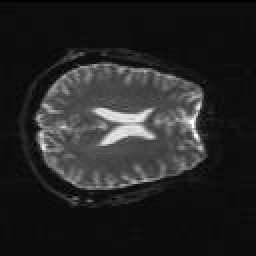
%> input picture 模糊聚类program/KFCM/27.jpg, 128 x 128 px (shown 2 times larger)
$ octave KFCM.m   (GNU Octave 9; MATLAB toolbox functions it lacks are replaced by stand-ins)
%> lines starting %> are read from the running program, lines starting %| are printed output that depends on the picture; long printed decimals are rounded
### 模糊聚类program/KFCM/KFCM_S.m
function [ center, U, obj_fcn ] = KFCM_S(data, data1, cluster_n, alfa, options)
%UNTITLED2 此处显示有关此函数的摘要
%   此处显示详细说明
%   输入
%data           ------nm矩阵，n个样本，每个样本具有m维特征值
%data1          ------nm矩阵，表示均值或者中值，均值为FCM_S1算法，中值为FCM_S2算法
%N_cluster      ------标量，表示聚合中心数目，类别数
%alfa           ------punishment factor
%options        ------4*1矩阵，
%               ------options(1)：隶属度矩阵U的指数，>1   ，缺省值2
%               ------options(2): 自大迭代次数            ，缺省值100
%               ------options(3): 隶属度最小变化量，迭代终止条件，缺省值1e-5
%               ------options(4): 每次迭代是否输出信息标志  ，缺省值1
%输出
%center         -------聚类中心
%U              -------隶属度矩阵
%obj_fcn        -------目标函数值
if nargin ~=4 & nargin~=5   %判断参数个数是4个还是5个
    error('Too many or too few input arguments');
end

data_n=size(data,1);   %表示样本个数
in_n=size(data,2);     %表示特征值长度
%默认操作参数
default_options=[2,100,1e-5,1];
if nargin == 4,
    options=default_options;
else       %分析有option做参数时候的情况
    if length(options)<4,
        tmp=default_options;
        tmp(1:length(options))=options;
        options=tmp;
    end
    %返回options中是数的值为0，不是数时为1
    nan_index=find(isnan(options)==1);
    %将denfault_options中对应位置的参数赋值给options中不是数的位置
    options(nan_index)=default_options(nan_index);
    if options(1)<=1,
        error('The exponent should be greater than 1');
    end
end

%将options中的分量分别赋值给四个变量
expo=options(1);                  %隶属度矩阵U的指数
max_iter=options(2);              %最大迭代次数
min_impro=options(3);             %隶属度最小变化量，迭代终止条件
display=options(4);               %每次迭代是否输出信息标志
obj_fcn=zeros(max_iter,1);        %初始化输出参数obj_fcn

U=initkfcm(cluster_n,data_n);      %初始化模糊分配矩阵，使U满足列上想加为1,每一个点到所有类的隶属度之和为1

segma = estimateSegma(data);

%主循环
for i =1:max_iter

    %在每一个循环中改变聚类中心ceneter和分配函数U的隶属度值
    [U,center,obj_fcn(i)] = stepkfcm(data,data1,U,cluster_n,expo,alfa,segma);
    if display,
        fprintf('FCM:Iteration count=%d,obj.fcn=%f\n',i,obj_fcn(i));
    end

    %终止条件判别
    if i>1,
        if abs(obj_fcn(i)-obj_fcn(i-1))<min_impro,
            break;
        end
        %if sum(sum(abs(U-U0)))<1
        %    break;
        %end
    end
end
iter_n=i;
obj_fcn(iter_n+1:max_iter)=[];
end

### 模糊聚类program/KFCM/estimateSegma.m
function segma2 = estimateSegma(data)
%segma2       返回的为参数
mean_data=mean(data);
segma2=(data-mean_data)'*(data-mean_data)/size(data,1);

### 模糊聚类program/KFCM/stepkfcm.m
function [U_new, center, obj_fcn] = stepkfcm(data,data1,U,cluster_n,expro,alfa,segma)
%模糊C均值聚类时迭代的一步
%data             n个样本，每个样本有m维特征值
%data1            nm矩阵，表示均值或者中值，均值为fcm_s1,中值为fcm_s2
%U                隶属度矩阵
%cluster_n        表示类别数
%expo             隶属度矩阵U的指数
%alfa             punishment factor
%   此处显示详细说明
%U_new            新的隶属度矩阵
%center           新的聚类中心
%obj_fcn          目标函数值
mf=U.^expro;       %隶属度矩阵进行指数运算结果
%新聚类中心
center = mf*(data+alfa*data1)./((ones(size(data,2),1)*sum(mf'))'*(1+alfa));
%计算距离矩阵
dist=Kernel(data,center,segma);
dist1=Kernel(data,center,segma);
%dist = distfcm(center, data);
%dist1 = distfcm(center, data1);
%计算目标值
obj_fcn = sum(sum((dist.^2).*mf))+alfa*sum(sum((dist1.^2).*mf)); %计算目标函数值
tmp = (dist.^2+alfa*dist1.^2).^(-1/(expro-1));
%计算新的隶属度矩阵
U_new = tmp./(ones(cluster_n,1)*sum(tmp));

end

### 模糊聚类program/KFCM/zhengquelv.m
function [SA]=zhengquelv(B)
A=imread('label.png');%label标准图像


A=uint8(A*255);

[row,col]=size(A);

%kfcm
total_1=0;%总的像素
corr_1=0;%判断正确的像素数量
total_2=0;%总的像素
corr_2=0;%
total_3=0;%总的像素
corr_3=0;%
total_4=0;%总的像素
corr_4=0;%

IMG1=zeros(row,col);
IMG2=zeros(row,col);
IMG3=zeros(row,col);
IMG4=zeros(row,col);
% [52 lines of commented-out code are left out]
for i=1:row
    for j=1:col
        if A(i,j)==255
            total_1=total_1+1;
            if B(i,j)==80
                corr_1=corr_1+1;
                IMG1(i,j)=255;
            elseif B(i,j)==160
                corr_2=corr_2+1;
                IMG2(i,j)=255;
            elseif B(i,j)==250
                corr_3=corr_3+1;
                IMG3(i,j)=255;
            else
                corr_4=corr_4+1;
                IMG4(i,j)=255;
            end
        end
    end
end
figure(4);
imshow(IMG1);
figure(5);
imshow(IMG2);
figure(6);
imshow(IMG3);
figure(7);
imshow(IMG4);
disp(total_1);
disp(corr_1);
disp(total_2);
disp(corr_2);
disp(total_3);
disp(corr_3);
disp(total_4);
disp(corr_4);
SA=max(max(max(corr_1/total_1,corr_2/total_1),corr_3/total_1),corr_4/total_1);

### 模糊聚类program/KFCM/initkfcm.m
function U = initkfcm(cluster_n, data_n)
%初始化fcm的隶属度函数矩阵
%  cluster_n 聚类中心个数
%  data_n    样本点数


%  U         初始化的隶属度矩阵
U=rand(cluster_n,data_n);
col_sum=sum(U);
U=U./col_sum(ones(cluster_n,1),:);
end

### 模糊聚类program/KFCM/Kernel.m
function d=Kernel(data, center, segma2)
%segma2      参数反差
%d           kernel距离
d=zeros(size(center,1),size(data,1));
data = data';
for k=1:size(center,1),
    %每一次循环求得所有样本点到一个聚类中心的距离
    d(k,:)=exp(-(data-center(k)).^2/segma2);
end
d=2*(1-d);
end

### 模糊聚类program/KFCM/KFCM.m
clc;
clear all;
close all;

%[filename,path] = uigetfile({'*.tif;*.bmp;*.jpg;*.png'});
%path = fullfile(path,filename);
img=imread('27.jpg');
%> img is the input picture: size 128x128 uint8; min 0, max 255, mean 37.1
%img=add_noise(img);
%img=imread(img);

%img=rgb2gray(img);

tic;
[r,c]=size(img);
%> r = 128; c = 128
width=7; %局部窗尺寸
delta = (width-1)/2;
img1=img;
for i = delta+1:r-delta
    for j = delta+1:c-delta
        img1(i,j) = sum(sum(img(i-delta:i+delta,j-delta:j+delta)))/(width*width);
    end
end
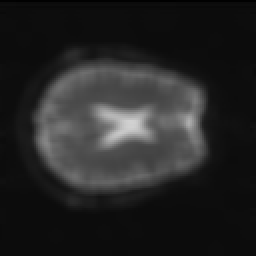
%> img1: size 128x128 uint8 (shown 2 times larger); min 0, max 209, mean 37
data=zeros(r*c,1);
data1=zeros(r*c,1);
for i=1:r
    for j=1:c
        data((i-1)*c+j,1)=double(img(i,j));
        data1((i-1)*c+j,1)=double(img1(i,j));
    end
end

[center,U,obj_fcn] = KFCM_S(data,data1,4,3);
%> in KFCM_S, `data_n=size(data,1);`: data_n = 16384
%> in KFCM_S, `in_n=size(data,2);`: in_n = 1
%> in estimateSegma, `mean_data=mean(data);`: mean_data = 37.07
%> in estimateSegma, `segma2=(data-mean_data)'*(data-mean_data)/size(data,1);`: segma2 = 1780.8
%> the loop in KFCM_S, `for i =1:max_iter` made 31 passes
%> (obj_fcn in stepkfcm, center) on passes 1 to 12: (17396.5, [37.09; 37.54; 36.44; 37.1]), (13196.1, [37.4; 39.8; 33.93; 37.43]), (12785.4, [40.41; 52.87; 25.67; 40.56]), (6158.5, [70.08; 79.58; 16.52; 71.4]), (3442.3, [78.52; 90.34; 15.61; 81.88]), (3068.7, [80.25; 96.87; 15.63; 90.1]), (2846.7, [80.55; 100.4; 15.64; 95.28]), (2762.7, [80.83; 102.5; 15.64; 96.85]), (2733.7, [80.96; 103.4; 15.64; 97.53]), (2724.9, [81.01; 103.7; 15.64; 97.67]), (2724.1, [81.03; 103.8; 15.64; 97.69]), (2724.2, [81.04; 103.8; 15.64; 97.7])
%| FCM:Iteration count=1,obj.fcn=17396.493
%| FCM:Iteration count=2,obj.fcn=13196.104
%| FCM:Iteration count=3,obj.fcn=12785.362
%| FCM:Iteration count=4,obj.fcn=6158.457
%| FCM:Iteration count=5,obj.fcn=3442.270
%| FCM:Iteration count=6,obj.fcn=3068.683
%| FCM:Iteration count=7,obj.fcn=2846.725
%| FCM:Iteration count=8,obj.fcn=2762.699
%> (further printed lines are left out)
%> after the loop in KFCM_S, `for i =1:max_iter`: obj_fcn = 100 values, max 17396.5 at index 1, min 0 at index 32, mean 1243.2
%> center = [81.04; 103.8; 15.64; 97.71]; obj_fcn = 31 values, max 17396.5 at index 1, min 2724.1 at index 11, mean 4010.5
%计算分割系数Vpc
Vpc=0;
%计算分割熵
Vpe=0;
[Ucluster_n,Udata_n]=size(U);
%> Ucluster_n = 4; Udata_n = 16384
for i=1:Ucluster_n
    for j=1:Udata_n
        Vpc=Vpc+(U(i,j)^2);
        Vpe=Vpe+U(i,j)*log(U(i,j));
    end
end
%> this loop made 4 passes
%> after the loop, Vpc = 15123.9; Vpe = -2479.6
Vpc=Vpc/Udata_n;
%> Vpc = 0.923
Vpe=-Vpe/Udata_n;
%> Vpe = 0.151
disp('-----------分割系数Vpc-------------');
disp(Vpc);
%| 0.9231
disp('-----------分割熵Vpe---------------');
disp(Vpe);
%| 0.1513

[r,c] = size(img);
img_seg = img*0;
%> img_seg: size 128x128 uint8; every value is 0

for i=1:r
    for j=1:c
        temp=U(:,(i-1)*c+j);
        [a,b]=max(temp);
        img_seg(i,j)=b;
    end
end
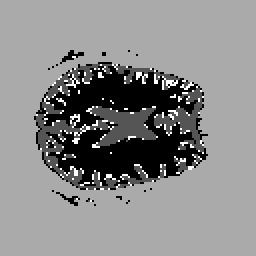
%> img_seg: size 128x128 uint8 (shown 2 times larger); min 1, max 4, mean 2.62; drawn with min black and max white

figure(1);
imshow(uint8(img));
figure(2);
disp(img_seg)
imagesc(label2rgb(img_seg,'jet','w','shuffle'));
axis image
axis off;
set(gca, 'position', [0 0 1 1]);
axis normal;
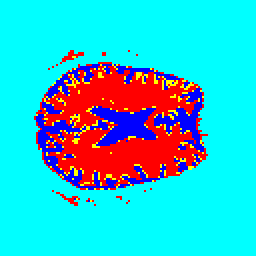
%> displayed picture: size 128x128x3, on the screen's scale of 0 to 255 (shown 2 times larger); mean R, G, B 48.8, 192.2, 206.2
A=zeros(r,c);
for i =1:r
    for j=1:c
        if img_seg(i,j)==1
            A(i,j)=250;
        elseif img_seg(i,j)==2
            A(i,j)=80;
        elseif img_seg(i,j)==3
            A(i,j)=160;
        else
            A(i,j)=0;
        end
    end
end
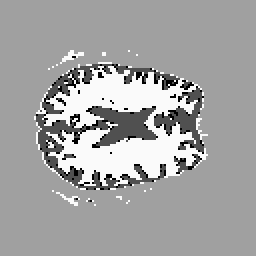
%> A: size 128x128 double (shown 2 times larger); min 0, max 250, mean 163.6
%disp(A);
A=uint8(A);
%> A: size 128x128 uint8
%> the run ends on the next line
figure(3);
imshow(A)
imwrite(A,'分割图像.jpg')
SA=zhengquelv(A);

$ run again, with 模糊聚类program/KFCM/7%噪声.png saved as 模糊聚类program/KFCM/27.jpg
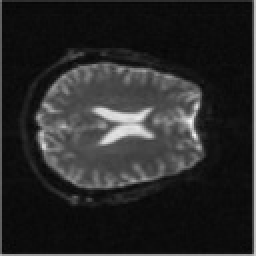
%> input picture 模糊聚类program/KFCM/7%噪声.png, 128 x 128 px (shown 2 times larger)
%> img is the input picture: size 128x128x3 uint8; min 6, max 246, mean 40.5
%> after the loop `for i = delta+1:r-delta`:
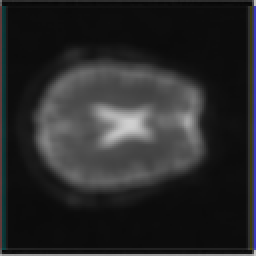
%> img1: size 128x128x3 uint8 (shown 2 times larger); mean R, G, B 40.3, 40.7, 41.4
%> data_n = 49152
%> in_n = 1
%> mean_data = 40.46
%> segma2 = 1981.1
%> the loop in KFCM_S, `for i =1:max_iter` made 30 passes
%> (obj_fcn in stepkfcm, center) on passes 1 to 8: (55061.7, [40.53; 40.36; 40.94; 41.07]), (41826, [39.66; 38.78; 41.95; 42.67]), (40968.1, [35.88; 32.19; 48.06; 51.23]), (23362.9, [29.54; 21.24; 72.05; 78.98]), (11795.6, [39.74; 16.73; 77.16; 90.56]), (9965.1, [45.2; 16.48; 79.33; 95.88]), (9639.5, [49.45; 16.62; 80.75; 97.58]), (9616.5, [54.26; 16.75; 81.89; 98.25])
%> (printed output is left out)
%> after the loop in KFCM_S, `for i =1:max_iter`: obj_fcn = 100 values, max 55061.7 at index 1, min 0 at index 31, mean 4099.4
%> `[center,U,obj_fcn] = KFCM_S(data,data1,4,3);`: center = [78.81; 17.33; 93.5; 105]; obj_fcn = 30 values, max 55061.7 at index 1, min 9345.6 at index 30, mean 13664.8
%> Ucluster_n = 4; Udata_n = 49152
%> the loop `for i=1:Ucluster_n` made 4 passes
%> after the loop `for i=1:Ucluster_n`: Vpc = 45340; Vpe = -7475.4
%> `Vpc=Vpc/Udata_n;`: Vpc = 0.922
%> `Vpe=-Vpe/Udata_n;`: Vpe = 0.152
%| 0.9224
%| 0.1521
%> after the loop `for i =1:r`:
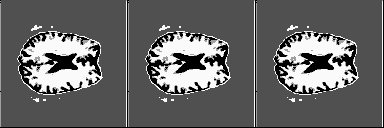
%> A: size 128x384 double; min 0, max 250, mean 102.3
